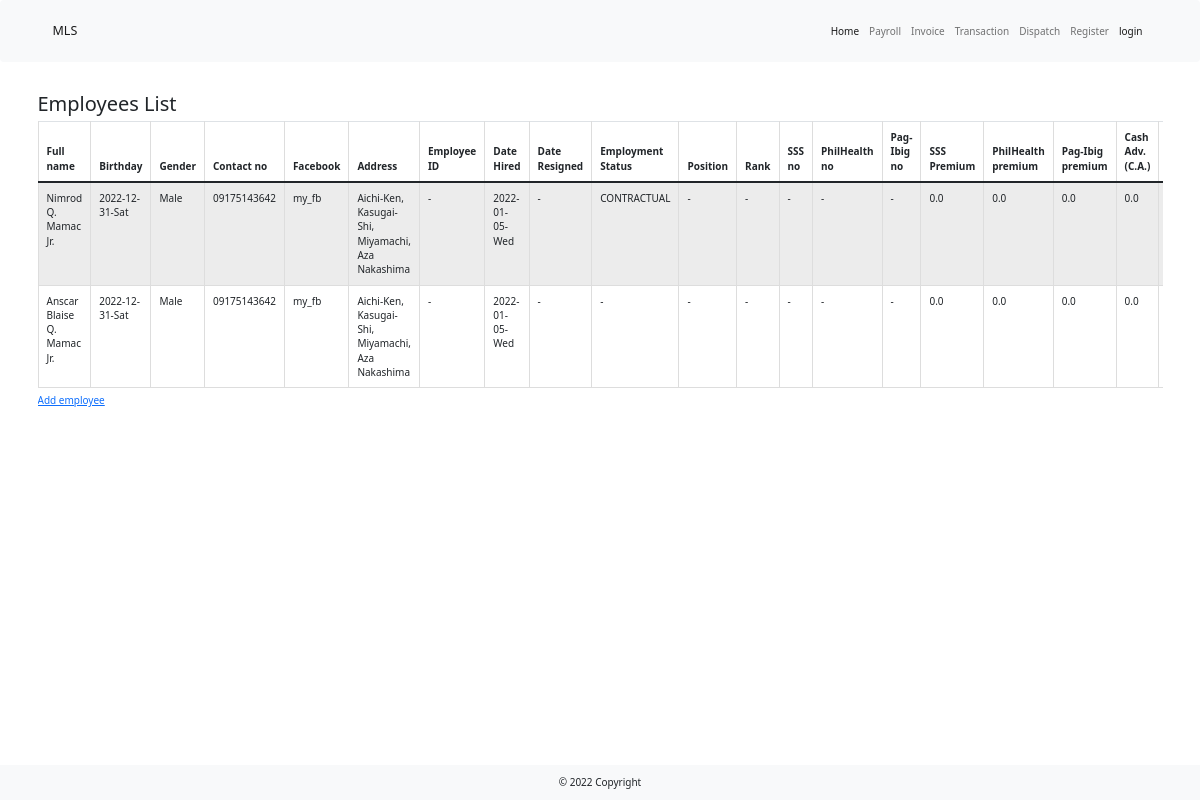
The page /employee_list on the database as committed earlier.
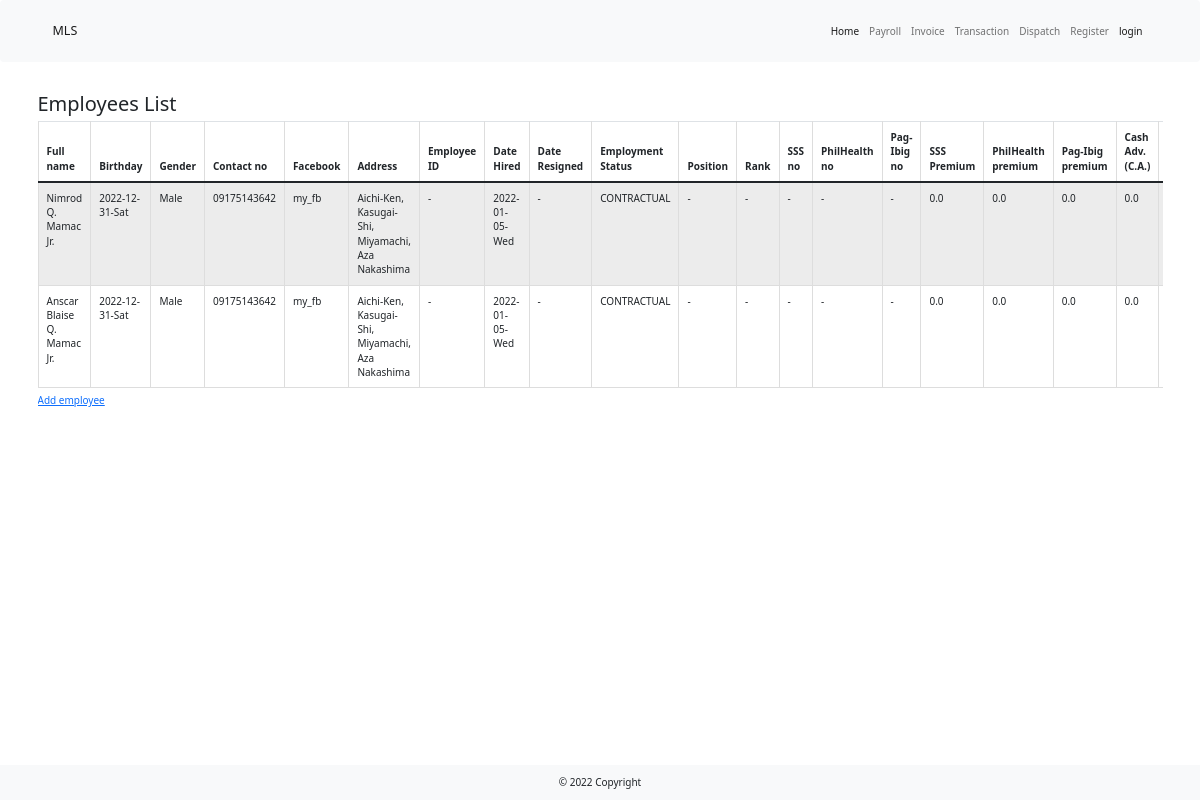
The same page on the database as committed later.
### main.py (models this page shows)
class EmployeeProfileTable(UserMixin, db.Model):
    __tablename__ = "employee"
    id = db.Column(db.Integer, primary_key=True, unique=True)
    first_name = db.Column(db.String(100), nullable=False)
    middle_name = db.Column(db.String(100), nullable=False)
    last_name = db.Column(db.String(100), nullable=False)
    extn_name = db.Column(db.String(100), nullable=False)
    full_name = db.Column(db.String(100), nullable=False)
    birthday = db.Column(db.String(100), nullable=False)
    gender = db.Column(db.String(100), nullable=False)
    contact_no = db.Column(db.String(100), nullable=False)
    facebook = db.Column(db.String(100))
    address = db.Column(db.String(100))
    employee_id = db.Column(db.String(100))
    date_hired = db.Column(db.String(100))
    date_resigned = db.Column(db.String(100))
    employment_status = db.Column(db.String(100))
    position = db.Column(db.String(100))
    rank = db.Column(db.String(100))
    sss_no = db.Column(db.String(100))
    philhealth_no = db.Column(db.String(100))
    pag_ibig_no = db.Column(db.String(100))
    sss_prem = db.Column(db.Float(precision=2))
    philhealth_prem = db.Column(db.Float(precision=2))
    pag_ibig_prem = db.Column(db.Float(precision=2))
    cash_adv = db.Column(db.Float(precision=2))
    ca_date = db.Column(db.String(100))
    ca_deduction = db.Column(db.Float(precision=2))
    ca_remaining = db.Column(db.Float(precision=2))
    basic = db.Column(db.Float(precision=2))
    allowance1 = db.Column(db.Float(precision=2))
    allowance2 = db.Column(db.Float(precision=2))
    allowance3 = db.Column(db.Float(precision=2))
    encoded_on = db.Column(db.String(100))
    encoded_by = db.Column(db.String(100))

### main.py (the view)
@app.route("/employee_list", methods=["Get", "Post"])
def employees():
    with create_engine('sqlite:///lbc_dispatch.db').connect() as cnx:
        df = pd.read_sql_table(table_name="employee", con=cnx)
    return render_template("employees_data.html", df=df)

### templates/employees_data.html (shortened to what this page needs)
{% extends 'bootstrap/base.html' %}
{% import "bootstrap/wtf.html" as wtf %}
{% block content %}
    {% include '_header.html' %}
    <div class="container my-5">
        <h2>Employees List</h2>
        <div class="table-responsive">
            <table class="table table-striped table-hover table-bordered table-sm">
                <caption><a href="{{ url_for('employee_add')}}">Add employee</a> </caption>
                <thead>
                <tr>
                    <th scope="col">Full name</th>
                    <th scope="col">Birthday</th>
                    <th scope="col">Gender</th>
                      <th scope="col">Contact no</th>
                    <th scope="col">Facebook</th>
                    <th scope="col">Address</th>
                    <th scope="col">Employee ID</th>
                    <th scope="col">Date Hired</th>
                    <th scope="col">Date Resigned</th>
                    <th scope="col">Employment Status</th>
                    <th scope="col">Position</th>
                    <th scope="col">Rank</th>
                    <th scope="col">SSS no</th>
                    <th scope="col">PhilHealth no</th>
                    <th scope="col">Pag-Ibig no</th>
                    <th scope="col">SSS Premium</th>
                    <th scope="col">PhilHealth premium</th>
                    <th scope="col">Pag-Ibig premium</th>
                    <th scope="col">Cash Adv. (C.A.)</th>
                    <th scope="col">C.A. date</th>
                </tr>
                </thead>
                <tbody>
                {% for row in df.itertuples(): %}
                <tr>
                    <td>{{ row[6] }}</td>
                    <td>{{ row[7] }}</td>
                    <td>{{ row[8] }}</td>
                    <td>{{ row[9] }}</td>
                    <td>{{ row[10] }}</td>
                    <td>{{ row[11] }}</td>
                    <td>{{ row[12] }}</td>
                    <td>{{ row[13] }}</td>
                    <td>{{ row[14] }}</td>
                    <td>{{ row[15] }}</td>
                    <td>{{ row[16] }}</td>
                    <td>{{ row[17] }}</td>
                    <td>{{ row[18] }}</td>
                    <td>{{ row[19] }}</td>
                    <td>{{ row[20] }}</td>
                    <td>{{ row[21] }}</td>
                    <td>{{ row[22] }}</td>
                    <td>{{ row[23] }}</td>
                    <td>{{ row[24] }}</td>
                    <td>{{ row[25] }}</td>
                </tr>
                {% endfor %}
                </tbody>
            </table>
        </div>
    </div>
    {% include '_footer.html' %}
{% endblock  %}

Rows that differ between the two databases and show on the page:
changed EmployeeProfileTable "Anscar Blaise Q. Mamac Jr.": employment_status "-" → "CONTRACTUAL"
